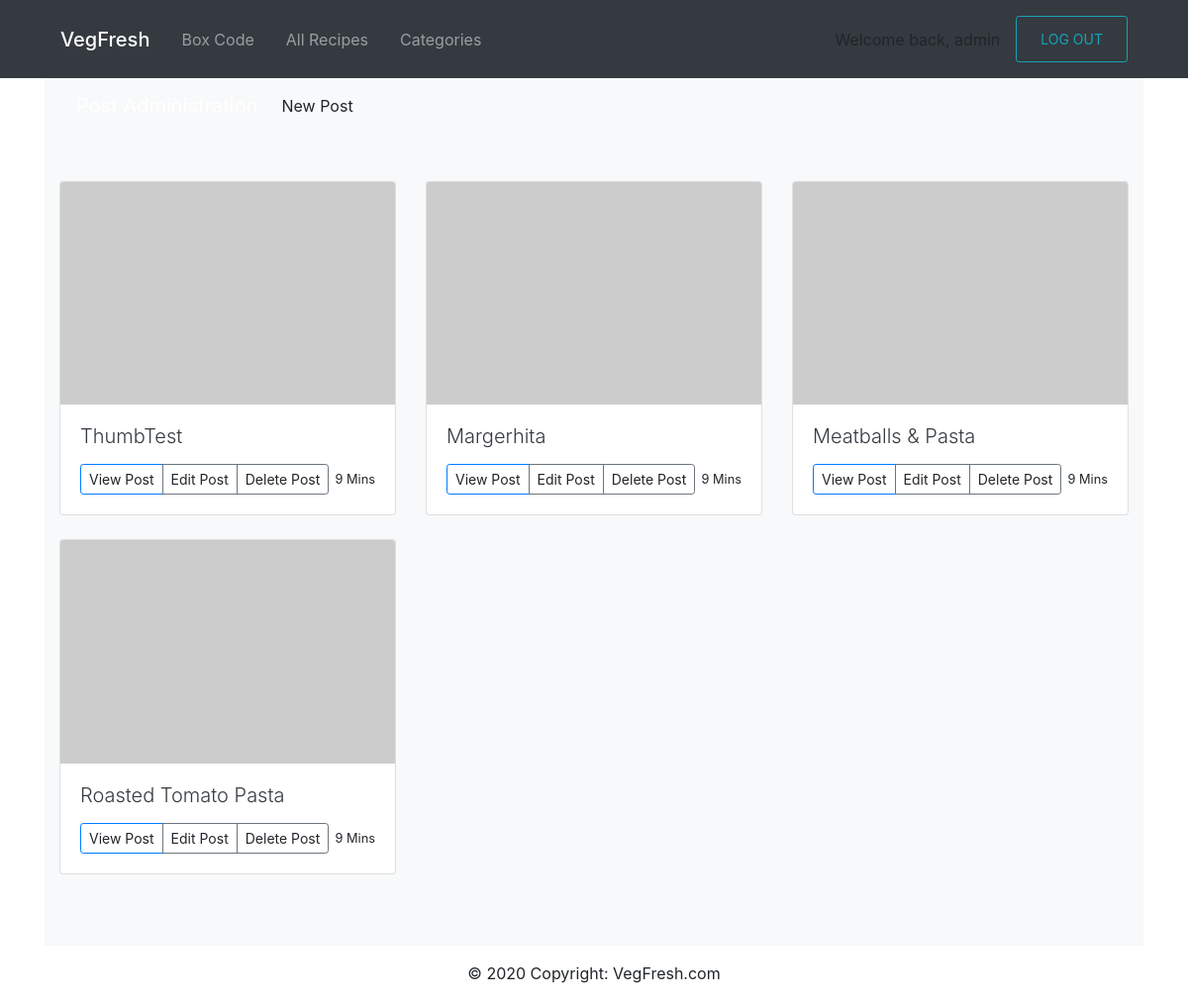
The page /posts/ (signed in) on the database its author committed.
### core/models.py (models this page shows, shortened)
class Core(models.Model):
    title = models.CharField(max_length=200)
    excerpt = models.TextField(null=True)
    category = models.CharField(max_length=10)
    cookTime = models.CharField(max_length=20)
    prepTime = models.CharField(max_length=20)
    ingredients = models.ManyToManyField(Ingredient)
    process = models.TextField(null=True)
    slug = models.SlugField(max_length=100, unique=True)
    updated = models.DateTimeField(auto_now=True)
    published = models.DateTimeField(default=timezone.now)
    thumb = models.ImageField(default='default.png', blank=True)
    def get_absolute_url(self):
        return reverse('core:single', args=[self.slug])
    class Meta:
        ordering = ['-published']

### core/views.py (the view)
# urls.py: path('posts/', views.PostsView.as_view(), name='posts'),
class PostsView(ListView):
    model = Core
    template_name = 'core/admin.html'
    context_object_name = 'post_list'

### templates/core/admin.html (shortened to what this page needs)
{% extends 'core/base.html' %}
{% block content %}
<nav class="navbar navbar-expand-lg navbar-light bg-light">
    <div class="navbar-brand">Post Administration</div>
<div class="collapse navbar-collapse" id="navbarNav">
    <ul class="navbar-nav">
        <li class="nav-item active">
            <a class="nav-link" href="{% url 'core:add' %}">New Post</a>
        </li>
    </ul>
</div>
</nav>
<div class="album py-5 bg-light">
    <div class="container">
        <div class="row">
        {% for post in post_list %}
            <div class="col-md-4">
                <div class="card mb-4 box-shadow">
                    <img class="card-img-top" src="https://via.placeholder.com/150x100" alt="Card image cap">
                    <div class="card-body">
                        <h4 class="lead"><a class="text-dark" href="{% url 'core:single' post.pk %}">{{ post.title }}</a></h4>
                        <div class="d-flex justify-content-between align-items-center">
                            <div class="btn-group">
                                <a href="{{ post.get_absolute_url }}" class="btn btn-sm btn-outline-primary" role="button" aria-pressed="true">View Post</a>
                                <a href="{% url 'core:edit' post.pk %}" class="btn btn-sm btn-outline-secondary" role="button" aria-pressed="true">Edit Post</a>
                                <a href="{% url 'core:delete' post.pk %}" class="btn btn-sm btn-outline-secondary" role="button" aria-pressed="true">Delete Post</a>
                            </div>
                            <small class="text-muted-9">9 Mins</small>
                        </div>
                    </div>
                </div>
            </div>
        {% endfor %}
        </div>
    </div>
</div>
{% endblock %}

### templates/core/navbar.html (shortened to what this page needs)
<!doctype html>
<html lang="en">
    {% load static %}
    <link rel="stylesheet" type="text/css" href="{% static 'CSS/Navbar/style.css' %}">
    <link rel="stylesheet" href="https://stackpath.bootstrapcdn.com/bootstrap/4.3.1/css/bootstrap.min.css">
   <nav class="navbar navbar-expand-xl navbar-dark bg-dark">
    <div class="container">
  <a class="navbar-brand mb-0 h4" href="/">VegFresh</a>
  <div class="collapse navbar-collapse" id="navbarSupportedContent">
    <ul class="navbar-nav mr-auto">
        {% if user.is_authenticated %}
        <li class="nav-link">
            <a class="nav-link" href="{% url 'core:recipe_set' %}">Box Code</a>
        </li>
      <li class="nav-link">
            <a class="nav-link" href="{% url 'core:recipes' %}">All Recipes</a>
      </li>
      <li class="nav-link">
            <a class="nav-link" href="{% url 'core:categories' %}">Categories</a>
      </li>
        {% endif %}
    </ul>
                    {% if user.is_authenticated %}
                        <div class="User-Banner">Welcome back, <a href="{% url 'core:dashboard' %}">{{request.user.username}}</a></div>
        {% endif %}
      <li class="nav-link">
      <button type="button" class="btn btn-outline-info btn-sm">
          <a class="nav-link"
            {% if user.is_authenticated %}
                <a href="{% url 'core:logout' %}">LOG OUT</a>
            {% else %}
                <a href="{% url 'core:login' %}">LOG IN</a>
            {% endif %}
      </button>
      </li>
  </div>
</nav>
  <body>

### static/CSS/Navbar/style.css (style rules this page uses)
.navbar-brand { margin-left: 1rem; color: white !important; }
a { color:inherit !important; text-decoration: none !important; }

### rows shown on the page
Core: title "ThumbTest"
Core: title "Margerhita"
Core: title "Meatballs & Pasta"
Core: title "Roasted Tomato Pasta"

### other values the page prints
{{ request.user.username }} "admin"
